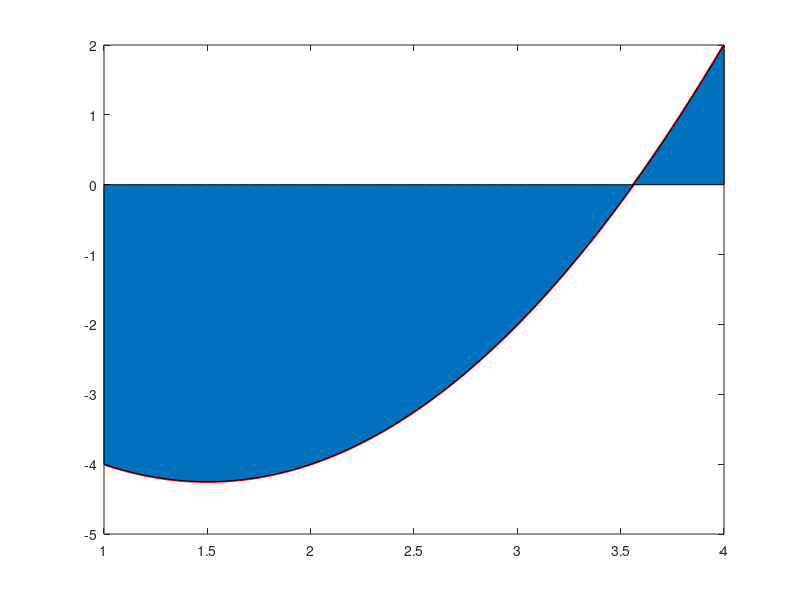

The MATLAB script that drew this image: (Note: this script raises an error after producing the figure.)
% Octave Script
% Title			:1.8 Teorema del Valor Intermedio
% Description		:Script para graficar el ejericio 2 de la actividad 1.8
% Author		:Luis Gerardo Cardozo Carranza (Gerard_CRS) luiscardozo161002@gmail.com
% Date			:20210525
% sion		        :1
% Usage			:octave> /path/Teorema_del_Valor_Intermedio_Actividad_1.9_Luis Gerardo Cardozo Carranza_3202
% Notes			:Requiere aplicacion octave usar en consola preferentemente.

%limpia la pantalla y las variables.
clc, clear  

%Definimos la funcion
x=1:.05:4;
f=inline('x.^2-3*x-2');
plot(x,f(x),'r','LineWidth',2)

%Para calcular la integral
valor_de_Integral=quad(f,1,4)

%Determina el valor del punto c
Valor_Medio=strcat('x.^2-3*x-2==',num2str(1/3*valor_de_Integral))

%Interpretación geométrica
hold on
area(x,f(x))
altura=f(c(1));
plot([1 4],[altura altura])
hold off
